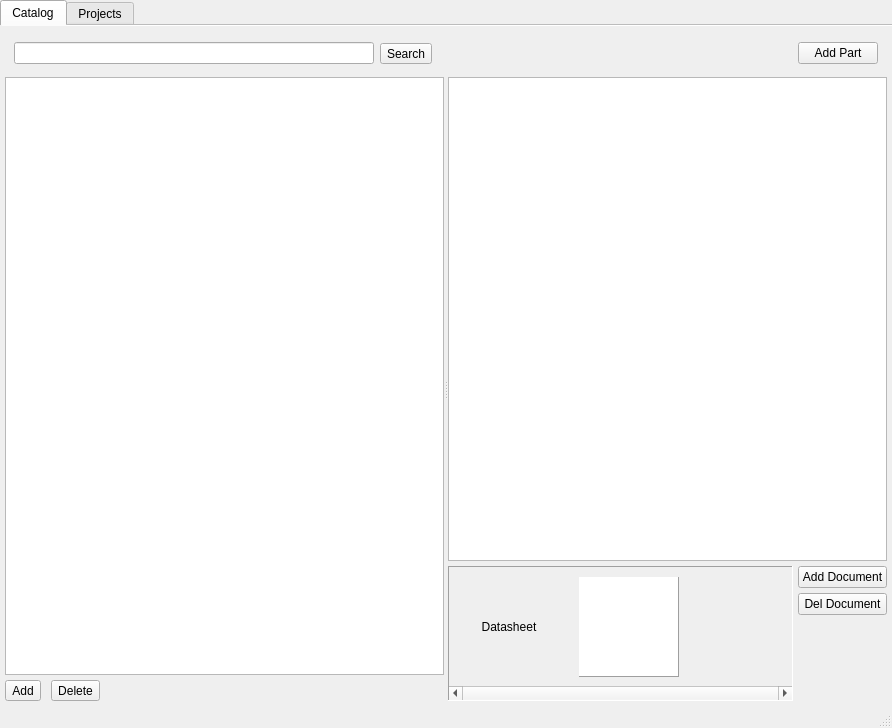
<?xml version="1.0" encoding="UTF-8"?>
<ui version="4.0">
 <class>MainWindow</class>
 <widget class="QMainWindow" name="MainWindow">
  <property name="geometry">
   <rect>
    <x>0</x>
    <y>0</y>
    <width>892</width>
    <height>728</height>
   </rect>
  </property>
  <property name="windowTitle">
   <string>MainWindow</string>
  </property>
  <property name="inputMethodHints">
   <set>Qt::ImhUppercaseOnly</set>
  </property>
  <widget class="QWidget" name="centralwidget">
   <layout class="QVBoxLayout" name="verticalLayout" stretch="0">
    <property name="leftMargin">
     <number>0</number>
    </property>
    <property name="topMargin">
     <number>0</number>
    </property>
    <property name="rightMargin">
     <number>0</number>
    </property>
    <property name="bottomMargin">
     <number>0</number>
    </property>
    <item>
     <widget class="QTabWidget" name="view">
      <property name="minimumSize">
       <size>
        <width>100</width>
        <height>100</height>
       </size>
      </property>
      <property name="tabPosition">
       <enum>QTabWidget::North</enum>
      </property>
      <property name="tabShape">
       <enum>QTabWidget::Rounded</enum>
      </property>
      <property name="currentIndex">
       <number>0</number>
      </property>
      <property name="elideMode">
       <enum>Qt::ElideMiddle</enum>
      </property>
      <property name="usesScrollButtons">
       <bool>false</bool>
      </property>
      <property name="documentMode">
       <bool>true</bool>
      </property>
      <property name="movable">
       <bool>false</bool>
      </property>
      <widget class="QWidget" name="catalog_tab">
       <property name="sizePolicy">
        <sizepolicy hsizetype="MinimumExpanding" vsizetype="MinimumExpanding">
         <horstretch>0</horstretch>
         <verstretch>0</verstretch>
        </sizepolicy>
       </property>
       <property name="minimumSize">
        <size>
         <width>886</width>
         <height>0</height>
        </size>
       </property>
       <property name="inputMethodHints">
        <set>Qt::ImhSensitiveData</set>
       </property>
       <attribute name="title">
        <string>Catalog</string>
       </attribute>
       <layout class="QVBoxLayout" name="verticalLayout_5" stretch="0,0">
        <property name="sizeConstraint">
         <enum>QLayout::SetMinimumSize</enum>
        </property>
        <property name="leftMargin">
         <number>5</number>
        </property>
        <property name="topMargin">
         <number>5</number>
        </property>
        <property name="rightMargin">
         <number>5</number>
        </property>
        <property name="bottomMargin">
         <number>5</number>
        </property>
        <item>
         <widget class="QWidget" name="command_frame" native="true">
          <property name="sizePolicy">
           <sizepolicy hsizetype="Preferred" vsizetype="Fixed">
            <horstretch>0</horstretch>
            <verstretch>0</verstretch>
           </sizepolicy>
          </property>
          <property name="minimumSize">
           <size>
            <width>0</width>
            <height>40</height>
           </size>
          </property>
          <property name="baseSize">
           <size>
            <width>0</width>
            <height>50</height>
           </size>
          </property>
          <layout class="QHBoxLayout" name="horizontalLayout_2">
           <property name="topMargin">
            <number>5</number>
           </property>
           <property name="bottomMargin">
            <number>0</number>
           </property>
           <item>
            <widget class="QLineEdit" name="lineEdit"/>
           </item>
           <item>
            <widget class="QToolButton" name="toolButton_2">
             <property name="text">
              <string>Search</string>
             </property>
             <property name="icon">
              <iconset resource="../resources/resources.qrc">
               <normaloff>:/icons/search.png</normaloff>:/icons/search.png</iconset>
             </property>
            </widget>
           </item>
           <item>
            <spacer name="horizontalSpacer">
             <property name="orientation">
              <enum>Qt::Horizontal</enum>
             </property>
             <property name="sizeHint" stdset="0">
              <size>
               <width>343</width>
               <height>20</height>
              </size>
             </property>
            </spacer>
           </item>
           <item>
            <widget class="QPushButton" name="pushButton_3">
             <property name="text">
              <string>Add Part</string>
             </property>
            </widget>
           </item>
          </layout>
         </widget>
        </item>
        <item>
         <widget class="QSplitter" name="selector_split">
          <property name="sizePolicy">
           <sizepolicy hsizetype="Preferred" vsizetype="Preferred">
            <horstretch>0</horstretch>
            <verstretch>0</verstretch>
           </sizepolicy>
          </property>
          <property name="orientation">
           <enum>Qt::Horizontal</enum>
          </property>
          <property name="opaqueResize">
           <bool>true</bool>
          </property>
          <widget class="QWidget" name="verticalLayoutWidget">
           <layout class="QVBoxLayout" name="selector_frame" stretch="0,0">
            <property name="spacing">
             <number>5</number>
            </property>
            <property name="sizeConstraint">
             <enum>QLayout::SetMinimumSize</enum>
            </property>
            <item>
             <widget class="QTreeView" name="types_tree_view">
              <property name="sizePolicy">
               <sizepolicy hsizetype="Expanding" vsizetype="Preferred">
                <horstretch>1</horstretch>
                <verstretch>1</verstretch>
               </sizepolicy>
              </property>
              <property name="minimumSize">
               <size>
                <width>200</width>
                <height>0</height>
               </size>
              </property>
              <property name="maximumSize">
               <size>
                <width>16777215</width>
                <height>16777215</height>
               </size>
              </property>
              <property name="baseSize">
               <size>
                <width>200</width>
                <height>0</height>
               </size>
              </property>
              <property name="showDropIndicator" stdset="0">
               <bool>false</bool>
              </property>
              <property name="rootIsDecorated">
               <bool>false</bool>
              </property>
              <property name="headerHidden">
               <bool>true</bool>
              </property>
             </widget>
            </item>
            <item>
             <layout class="QGridLayout" name="gridLayout">
              <property name="bottomMargin">
               <number>0</number>
              </property>
              <item row="0" column="3">
               <spacer name="horizontalSpacer_2">
                <property name="orientation">
                 <enum>Qt::Horizontal</enum>
                </property>
                <property name="sizeHint" stdset="0">
                 <size>
                  <width>40</width>
                  <height>20</height>
                 </size>
                </property>
               </spacer>
              </item>
              <item row="0" column="0">
               <widget class="QToolButton" name="addTypeBtn">
                <property name="enabled">
                 <bool>true</bool>
                </property>
                <property name="text">
                 <string>Add</string>
                </property>
               </widget>
              </item>
              <item row="0" column="1">
               <spacer name="horizontalSpacer_3">
                <property name="orientation">
                 <enum>Qt::Horizontal</enum>
                </property>
                <property name="sizeType">
                 <enum>QSizePolicy::Minimum</enum>
                </property>
                <property name="sizeHint" stdset="0">
                 <size>
                  <width>5</width>
                  <height>20</height>
                 </size>
                </property>
               </spacer>
              </item>
              <item row="0" column="2">
               <widget class="QToolButton" name="delTypeBtn">
                <property name="text">
                 <string>Delete</string>
                </property>
               </widget>
              </item>
             </layout>
            </item>
           </layout>
          </widget>
          <widget class="QWidget" name="layoutWidget">
           <layout class="QVBoxLayout" name="data_frame" stretch="1,0">
            <property name="spacing">
             <number>5</number>
            </property>
            <property name="sizeConstraint">
             <enum>QLayout::SetDefaultConstraint</enum>
            </property>
            <property name="bottomMargin">
             <number>0</number>
            </property>
            <item>
             <widget class="QTableView" name="parts_tbl_view">
              <property name="sizePolicy">
               <sizepolicy hsizetype="Preferred" vsizetype="Preferred">
                <horstretch>1</horstretch>
                <verstretch>1</verstretch>
               </sizepolicy>
              </property>
              <property name="sizeIncrement">
               <size>
                <width>0</width>
                <height>0</height>
               </size>
              </property>
              <property name="frameShape">
               <enum>QFrame::StyledPanel</enum>
              </property>
              <property name="frameShadow">
               <enum>QFrame::Sunken</enum>
              </property>
             </widget>
            </item>
            <item>
             <layout class="QHBoxLayout" name="horizontalLayout_3" stretch="1,0">
              <item>
               <widget class="QScrollArea" name="scrollArea">
                <property name="sizePolicy">
                 <sizepolicy hsizetype="Expanding" vsizetype="Fixed">
                  <horstretch>0</horstretch>
                  <verstretch>0</verstretch>
                 </sizepolicy>
                </property>
                <property name="minimumSize">
                 <size>
                  <width>0</width>
                  <height>135</height>
                 </size>
                </property>
                <property name="maximumSize">
                 <size>
                  <width>16777215</width>
                  <height>16777215</height>
                 </size>
                </property>
                <property name="baseSize">
                 <size>
                  <width>0</width>
                  <height>0</height>
                 </size>
                </property>
                <property name="autoFillBackground">
                 <bool>false</bool>
                </property>
                <property name="styleSheet">
                 <string notr="true"/>
                </property>
                <property name="frameShape">
                 <enum>QFrame::Panel</enum>
                </property>
                <property name="frameShadow">
                 <enum>QFrame::Sunken</enum>
                </property>
                <property name="lineWidth">
                 <number>1</number>
                </property>
                <property name="verticalScrollBarPolicy">
                 <enum>Qt::ScrollBarAlwaysOff</enum>
                </property>
                <property name="horizontalScrollBarPolicy">
                 <enum>Qt::ScrollBarAlwaysOn</enum>
                </property>
                <property name="sizeAdjustPolicy">
                 <enum>QAbstractScrollArea::AdjustToContents</enum>
                </property>
                <property name="widgetResizable">
                 <bool>true</bool>
                </property>
                <property name="alignment">
                 <set>Qt::AlignLeading|Qt::AlignLeft|Qt::AlignTop</set>
                </property>
                <widget class="QWidget" name="scrollAreaWidgetContents">
                 <property name="geometry">
                  <rect>
                   <x>0</x>
                   <y>0</y>
                   <width>300</width>
                   <height>150</height>
                  </rect>
                 </property>
                 <property name="sizePolicy">
                  <sizepolicy hsizetype="Fixed" vsizetype="Fixed">
                   <horstretch>0</horstretch>
                   <verstretch>0</verstretch>
                  </sizepolicy>
                 </property>
                 <property name="minimumSize">
                  <size>
                   <width>300</width>
                   <height>150</height>
                  </size>
                 </property>
                 <property name="maximumSize">
                  <size>
                   <width>16777215</width>
                   <height>150</height>
                  </size>
                 </property>
                 <property name="baseSize">
                  <size>
                   <width>300</width>
                   <height>150</height>
                  </size>
                 </property>
                 <property name="autoFillBackground">
                  <bool>true</bool>
                 </property>
                 <property name="styleSheet">
                  <string notr="true"/>
                 </property>
                 <widget class="QGraphicsView" name="graphicsView">
                  <property name="geometry">
                   <rect>
                    <x>130</x>
                    <y>10</y>
                    <width>100</width>
                    <height>100</height>
                   </rect>
                  </property>
                  <property name="sizePolicy">
                   <sizepolicy hsizetype="Preferred" vsizetype="Preferred">
                    <horstretch>0</horstretch>
                    <verstretch>0</verstretch>
                   </sizepolicy>
                  </property>
                  <property name="minimumSize">
                   <size>
                    <width>100</width>
                    <height>100</height>
                   </size>
                  </property>
                  <property name="maximumSize">
                   <size>
                    <width>100</width>
                    <height>100</height>
                   </size>
                  </property>
                  <property name="baseSize">
                   <size>
                    <width>100</width>
                    <height>100</height>
                   </size>
                  </property>
                  <property name="frameShape">
                   <enum>QFrame::Panel</enum>
                  </property>
                  <property name="frameShadow">
                   <enum>QFrame::Raised</enum>
                  </property>
                 </widget>
                 <widget class="QToolButton" name="toolButton">
                  <property name="geometry">
                   <rect>
                    <x>10</x>
                    <y>10</y>
                    <width>100</width>
                    <height>100</height>
                   </rect>
                  </property>
                  <property name="minimumSize">
                   <size>
                    <width>100</width>
                    <height>100</height>
                   </size>
                  </property>
                  <property name="maximumSize">
                   <size>
                    <width>100</width>
                    <height>100</height>
                   </size>
                  </property>
                  <property name="baseSize">
                   <size>
                    <width>100</width>
                    <height>100</height>
                   </size>
                  </property>
                  <property name="inputMethodHints">
                   <set>Qt::ImhNone</set>
                  </property>
                  <property name="text">
                   <string>Datasheet</string>
                  </property>
                  <property name="icon">
                   <iconset>
                    <normaloff>../icons/PDF_file_icon.png</normaloff>../icons/PDF_file_icon.png</iconset>
                  </property>
                  <property name="iconSize">
                   <size>
                    <width>64</width>
                    <height>64</height>
                   </size>
                  </property>
                  <property name="toolButtonStyle">
                   <enum>Qt::ToolButtonTextUnderIcon</enum>
                  </property>
                  <property name="autoRaise">
                   <bool>true</bool>
                  </property>
                 </widget>
                </widget>
               </widget>
              </item>
              <item>
               <layout class="QVBoxLayout" name="verticalLayout_3" stretch="0,0,1">
                <item>
                 <widget class="QPushButton" name="pushButton">
                  <property name="text">
                   <string>Add Document</string>
                  </property>
                 </widget>
                </item>
                <item>
                 <widget class="QPushButton" name="pushButton_2">
                  <property name="text">
                   <string>Del Document</string>
                  </property>
                 </widget>
                </item>
                <item>
                 <spacer name="verticalSpacer">
                  <property name="orientation">
                   <enum>Qt::Vertical</enum>
                  </property>
                  <property name="sizeHint" stdset="0">
                   <size>
                    <width>20</width>
                    <height>10</height>
                   </size>
                  </property>
                 </spacer>
                </item>
               </layout>
              </item>
             </layout>
            </item>
           </layout>
          </widget>
         </widget>
        </item>
       </layout>
      </widget>
      <widget class="QWidget" name="project_tab">
       <attribute name="title">
        <string>Projects</string>
       </attribute>
       <layout class="QHBoxLayout" name="horizontalLayout">
        <item>
         <widget class="QSplitter" name="splitter_2">
          <property name="orientation">
           <enum>Qt::Horizontal</enum>
          </property>
          <widget class="QTreeView" name="projects_tree"/>
          <widget class="QSplitter" name="splitter">
           <property name="orientation">
            <enum>Qt::Vertical</enum>
           </property>
           <widget class="QTableView" name="tableView"/>
           <widget class="QFrame" name="frame">
            <property name="frameShape">
             <enum>QFrame::StyledPanel</enum>
            </property>
            <property name="frameShadow">
             <enum>QFrame::Raised</enum>
            </property>
           </widget>
          </widget>
         </widget>
        </item>
       </layout>
      </widget>
     </widget>
    </item>
   </layout>
  </widget>
  <widget class="QMenuBar" name="menubar">
   <property name="geometry">
    <rect>
     <x>0</x>
     <y>0</y>
     <width>892</width>
     <height>24</height>
    </rect>
   </property>
  </widget>
  <widget class="QStatusBar" name="statusbar"/>
 </widget>
 <resources>
  <include location="../resources/resources.qrc"/>
 </resources>
 <connections/>
</ui>
